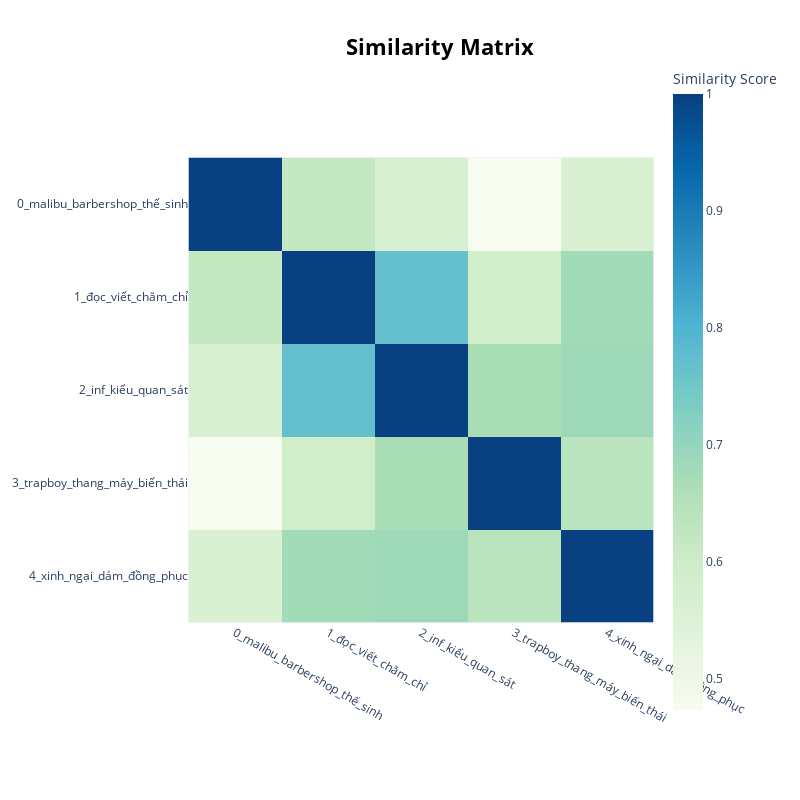

Notebook cell for this chart:
### Code cell
topic_model.visualize_heatmap()

### Figure 1 — Plotly figure (JSON) as saved in the notebook; plotly's stock layout.template omitted (floating-point values rounded to 4 significant figures)
{"data": [{"coloraxis": "coloraxis", "hovertemplate": "x: %{x}<br>y: %{y}<br>Similarity Score: %{z}<extra></extra>", "name": "0", "type": "heatmap", "x": ["0_malibu_barbershop_thế_sinh", "1_đọc_viết_chăm_chỉ", "2_inf_kiểu_quan_sát", "3_trapboy_thang_máy_biến_thái", "4_xinh_ngại_dám_đồng_phục"], "xaxis": "x", "y": ["0_malibu_barbershop_thế_sinh", "1_đọc_viết_chăm_chỉ", "2_inf_kiểu_quan_sát", "3_trapboy_thang_máy_biến_thái", "4_xinh_ngại_dám_đồng_phục"], "yaxis": "y", "z": [[1.0, 0.6192, 0.5673, 0.4732, 0.5617], [0.6192, 1, 0.772, 0.5898, 0.6793], [0.5673, 0.772, 1.0, 0.6704, 0.6871], [0.4732, 0.5898, 0.6704, 1.0, 0.6373], [0.5617, 0.6793, 0.6871, 0.6373, 1.0]]}], "layout": {"coloraxis": {"colorbar": {"title": {"text": "Similarity Score"}}, "colorscale": [[0, "rgb(247,252,240)"], [0.125, "rgb(224,243,219)"], [0.25, "rgb(204,235,197)"], [0.375, "rgb(168,221,181)"], [0.5, "rgb(123,204,196)"], [0.625, "rgb(78,179,211)"], [0.75, "rgb(43,140,190)"], [0.875, "rgb(8,104,172)"], [1, "rgb(8,64,129)"]]}, "height": 800, "hoverlabel": {"bgcolor": "white", "font": {"family": "Rockwell", "size": 16}}, "legend": {"title": {"text": "Trend"}}, "margin": {"t": 60}, "showlegend": true, "title": {"font": {"color": "Black", "size": 22}, "text": "<b>Similarity Matrix</b>", "x": 0.55, "xanchor": "center", "y": 0.95, "yanchor": "top"}, "width": 800, "xaxis": {"anchor": "y", "constrain": "domain", "domain": [0, 1], "scaleanchor": "y"}, "yaxis": {"anchor": "x", "autorange": "reversed", "constrain": "domain", "domain": [0, 1]}}}
